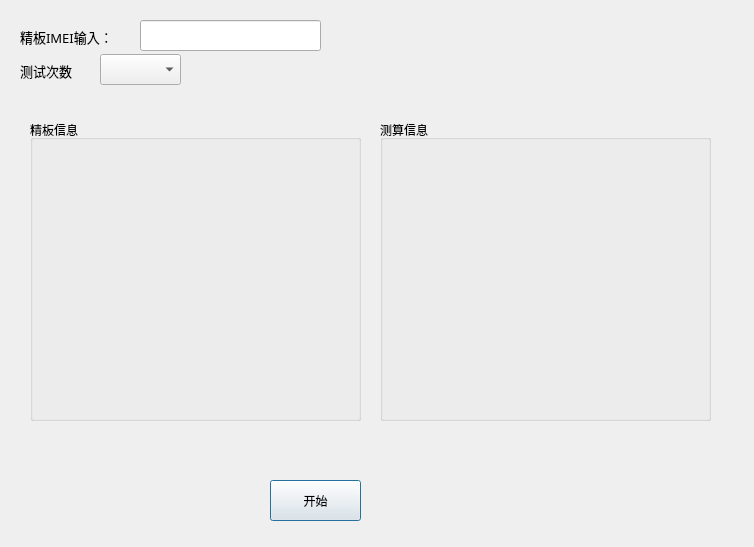
<?xml version="1.0" encoding="UTF-8"?>
<ui version="4.0">
 <class>LosssetConfigDialog</class>
 <widget class="QDialog" name="LosssetConfigDialog">
  <property name="geometry">
   <rect>
    <x>0</x>
    <y>0</y>
    <width>754</width>
    <height>547</height>
   </rect>
  </property>
  <property name="windowTitle">
   <string>线损配置界面</string>
  </property>
  <widget class="QLineEdit" name="imei_edit">
   <property name="geometry">
    <rect>
     <x>140</x>
     <y>20</y>
     <width>181</width>
     <height>31</height>
    </rect>
   </property>
   <property name="font">
    <font>
     <family>宋体</family>
     <pointsize>12</pointsize>
    </font>
   </property>
  </widget>
  <widget class="QLabel" name="label_9">
   <property name="geometry">
    <rect>
     <x>20</x>
     <y>26</y>
     <width>121</width>
     <height>21</height>
    </rect>
   </property>
   <property name="font">
    <font>
     <family>宋体</family>
     <pointsize>10</pointsize>
    </font>
   </property>
   <property name="text">
    <string>精板IMEI输入：</string>
   </property>
  </widget>
  <widget class="QGroupBox" name="groupBox">
   <property name="geometry">
    <rect>
     <x>30</x>
     <y>120</y>
     <width>331</width>
     <height>301</height>
    </rect>
   </property>
   <property name="title">
    <string>精板信息</string>
   </property>
  </widget>
  <widget class="QGroupBox" name="groupBox_2">
   <property name="geometry">
    <rect>
     <x>380</x>
     <y>120</y>
     <width>331</width>
     <height>301</height>
    </rect>
   </property>
   <property name="title">
    <string>测算信息</string>
   </property>
  </widget>
  <widget class="QLabel" name="label_10">
   <property name="geometry">
    <rect>
     <x>20</x>
     <y>60</y>
     <width>81</width>
     <height>21</height>
    </rect>
   </property>
   <property name="font">
    <font>
     <family>宋体</family>
     <pointsize>10</pointsize>
    </font>
   </property>
   <property name="text">
    <string>测试次数</string>
   </property>
  </widget>
  <widget class="QComboBox" name="comboBox">
   <property name="geometry">
    <rect>
     <x>100</x>
     <y>54</y>
     <width>81</width>
     <height>31</height>
    </rect>
   </property>
  </widget>
  <widget class="QPushButton" name="start_btn">
   <property name="geometry">
    <rect>
     <x>270</x>
     <y>480</y>
     <width>91</width>
     <height>41</height>
    </rect>
   </property>
   <property name="text">
    <string>开始</string>
   </property>
  </widget>
 </widget>
 <resources/>
 <connections/>
</ui>
